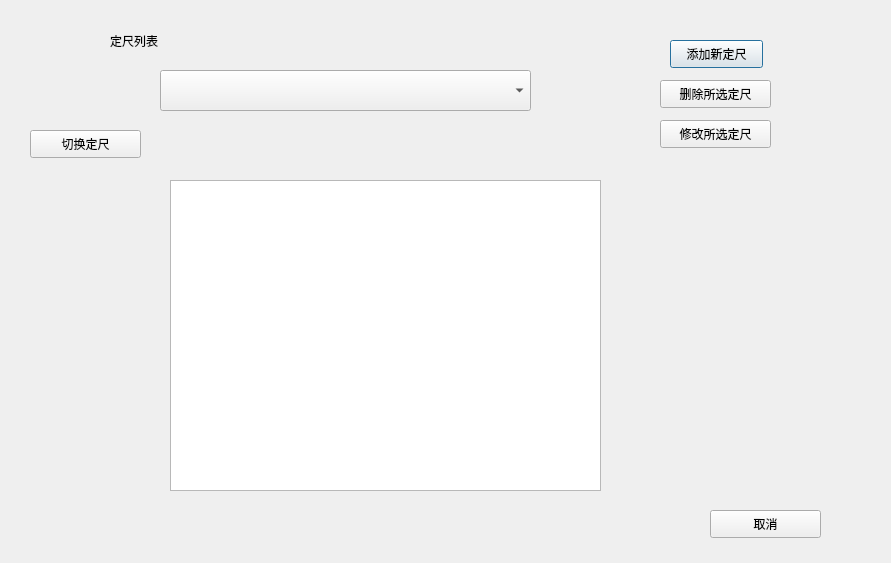
<?xml version="1.0" encoding="UTF-8"?>
<ui version="4.0">
 <class>Dialog</class>
 <widget class="QDialog" name="Dialog">
  <property name="geometry">
   <rect>
    <x>0</x>
    <y>0</y>
    <width>891</width>
    <height>563</height>
   </rect>
  </property>
  <property name="windowTitle">
   <string>定尺选择（所有流）</string>
  </property>
  <widget class="QLabel" name="label">
   <property name="geometry">
    <rect>
     <x>110</x>
     <y>30</y>
     <width>111</width>
     <height>21</height>
    </rect>
   </property>
   <property name="text">
    <string>定尺列表</string>
   </property>
  </widget>
  <widget class="QPushButton" name="pushButton">
   <property name="geometry">
    <rect>
     <x>670</x>
     <y>40</y>
     <width>93</width>
     <height>28</height>
    </rect>
   </property>
   <property name="text">
    <string>添加新定尺</string>
   </property>
  </widget>
  <widget class="QPushButton" name="pushButton_2">
   <property name="geometry">
    <rect>
     <x>660</x>
     <y>80</y>
     <width>111</width>
     <height>28</height>
    </rect>
   </property>
   <property name="text">
    <string>删除所选定尺</string>
   </property>
  </widget>
  <widget class="QPushButton" name="Btn_Exit">
   <property name="geometry">
    <rect>
     <x>710</x>
     <y>510</y>
     <width>111</width>
     <height>28</height>
    </rect>
   </property>
   <property name="text">
    <string>取消</string>
   </property>
  </widget>
  <widget class="QPushButton" name="pushButton_4">
   <property name="geometry">
    <rect>
     <x>30</x>
     <y>130</y>
     <width>111</width>
     <height>28</height>
    </rect>
   </property>
   <property name="text">
    <string>切换定尺</string>
   </property>
  </widget>
  <widget class="QPushButton" name="pushButton_12">
   <property name="geometry">
    <rect>
     <x>660</x>
     <y>120</y>
     <width>111</width>
     <height>28</height>
    </rect>
   </property>
   <property name="text">
    <string>修改所选定尺</string>
   </property>
  </widget>
  <widget class="QComboBox" name="cb_lengthType">
   <property name="geometry">
    <rect>
     <x>160</x>
     <y>70</y>
     <width>371</width>
     <height>41</height>
    </rect>
   </property>
  </widget>
  <widget class="QListWidget" name="LW_lengthType">
   <property name="geometry">
    <rect>
     <x>170</x>
     <y>180</y>
     <width>431</width>
     <height>311</height>
    </rect>
   </property>
  </widget>
 </widget>
 <resources/>
 <connections/>
</ui>
